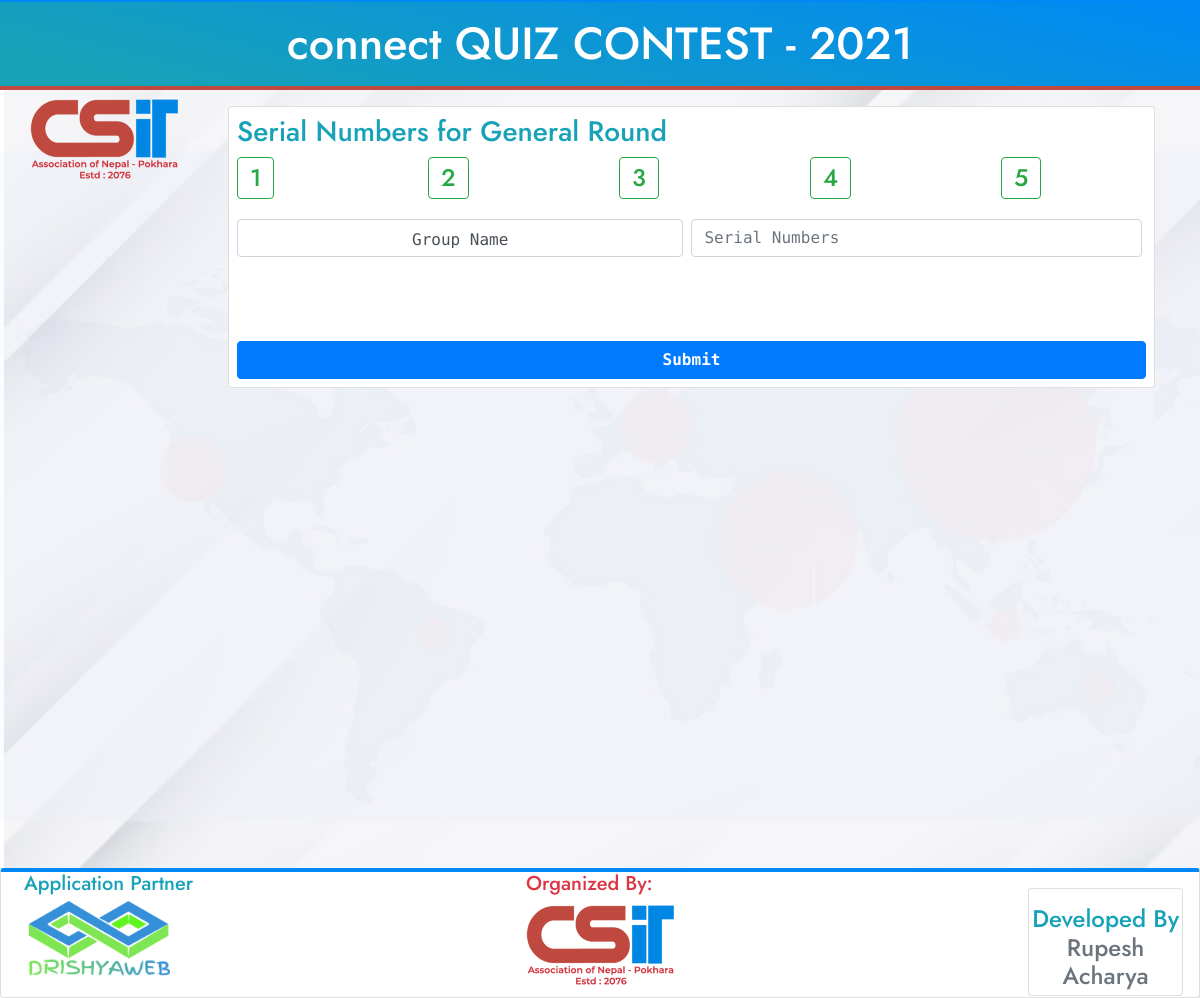
The page /start-game/8 on the database its author committed.
### Main/models.py (models this page shows, shortened)
class Round(models.Model):
    name = models.CharField(max_length=100)
    time = models.IntegerField(default=1)

class Question(models.Model):
    question_text = models.TextField()
    sn = models.IntegerField()
    pub_date = models.DateTimeField('date published')
    round = models.ForeignKey(Round, on_delete=models.CASCADE)
    category = models.ForeignKey(Category, on_delete=models.CASCADE, blank=True, null=True)
    image = models.ImageField(upload_to='questions', height_field=None, width_field=None, max_length=None, blank=True)
    music = models.FileField(upload_to='music_files/', blank=True)
    score = models.IntegerField(default=0)
    is_active = models.BooleanField(default=True)

### Main/views.py (the view)
# urls.py: path('start-game/<int:round_id>', views.start_game, name="StartGame"),
def start_game(request, round_id):
    round = Round.objects.get(id=round_id)
    questions = Question.objects.filter(round=round).filter(is_active=True)
    users = User.objects.all()
    context = {
        'round' : round,
        'questions' : questions,
        'users' : users,
    }
    return render(request, 'Main/start_game.html', context)

### Main/templates/Main/start_game.html (shortened to what this page needs)
{% load static %}
<!DOCTYPE html>
<html lang="en">
<head>
	<link rel="stylesheet" href="{% static 'assets/css/bootstrap.min.css' %}">
	<link rel="stylesheet" href="{% static 'assets/css/owl.carousel.css' %}">
	<link rel="stylesheet" href="{% static 'assets/css/animate.min.css' %}">
	<link rel="stylesheet" href="{% static 'assets/css/fontawesome-all.css' %}">
	<link rel="stylesheet" href="{% static 'assets/css/style.css' %}">
  	<body style="font-family: 'Roboto Mono', monospace; ">
		<div class="quiz-top-area">
			<h1 class="text-center">connect QUIZ CONTEST - 2021</h1>
		</div>
		<a href="/" > <img style="margin-left:30px;"class=" float-left mt-0 mr-5" src="{% static 'img/csitan.png' %}" alt="CSITAN Pokhara" width="150px"height="100px"> </a>
		<div class="container">
			<div class="mb-5">
				<div style="margin-bottom:480px;" class="card mt-3 ">
                      <h3 class="text-info m-2" > Serial Numbers for {{round.name}} </h3>
                    <div class="row">
                          {% for q in questions %}
                          <div class="col mb-1">
                          {% if q.is_active == True %}
                          <button class="btn btn-outline-success ml-2 mb-2 " ><h4> {{q.sn}} </h4></button>
                            {% else %}
                        <button class="btn btn-outline-danger ml-2" ><h4> {{q.sn}} </h4></button>
                        {% endif %}
                          </div>
                          {% endfor %}
                    </div>
					<div class="form-check form-check-inline">
						<select name="user_id"  class="form-control m-2 p-2 text-center select2bs4" id="users">
							<option value="">Group Name</option>
						</select>
            <br>
            <input type="number" class="form-control" id="sn" placeholder="Serial Numbers">
					</div>
                    <br><br><br>
                    <button class="btn btn-primary m-2" id="submit"><b> Submit</b></button>
				</div>
			</div>
		</div>
		    <footer style=" height:130px;" class="footer card">
      <div class="">
        <div class="row ml-2">
          <div class="col-md-5 ">
            <h5 class="text-info ">Application Partner</h5>
            <img class="" src="{% static 'img/drishya.png' %}" alt="Drishya Web" width="150px"height="100px">
          </div>
          <div class="col-md-5">
            <h5 class="text-danger">Organized By:</h5>
            <img class="" src="{% static 'img/csitan.png' %}" alt="CSITAN Pokhara" width="150px"height="100px">
          </div>
          <div class="col-md-2">
            <div class="card mt-3 pb-1 mr-3">
            <h4 class="text-info mt-3 text-center">
              Developed By <br>
              <span class="text-secondary">Rupesh Acharya</span>
            </h4>
           </div>
          </div>
        </div>
      </div>
    </footer>
     	</body>
	</html>

### static/assets/css/style.css (style rules this page uses)
body { margin: 0; padding: 0; overflow-x: hidden; font-size: 15px; font-weight: 400; line-height: 1.5; background: #f9f9f9; color: #2f3146; font-family: "Jost", sans-serif; -moz-osx-font-smoothing: antialiased; -webkit-font-smoothing: antialiased; background-size: cover; background-image: url(../img/qbg.jpg); }
a { color: inherit; text-decoration: none; transition: 0.3s all ease-in-out; }
img { max-width: 100%; height: auto; }
button { cursor: pointer; }
.form-control:focus, button:visited, button.active, button:hover, button:focus, input:visited, input.active, input:hover, input:focus, textarea:hover, textarea:focus, a:hover, a:focus, a:visited, a.active, select, select:hover, select:focus, select:visited { outline: none; box-shadow: none; text-decoration: none; color: inherit; }
.form-control { box-shadow: none; }
.footer { border-top: 4px solid #0088F6; }
h1, h2, h3, h4, h5, h6 { margin: 0; font-family: "Jost", sans-serif; }
.quiz-top-area { padding: 15px 0px; background-image: linear-gradient(14deg, #17a2b8 10%, #0088F6 100%); border-bottom: 4px solid #C0493F; border-top: 2px solid #0088F6; }
.quiz-top-area h1 { color: #fff; font-size: 45px; }

### Main/templates/Main/start_game.html (style rules this page uses)
select { border:none; -webkit-appearance: none; -moz-appearance: none; appearance: none; -ms-appearance: none; }

### rows shown on the page
Round: name "General Round"
Question: sn "1"
Question: sn "2"
Question: sn "3"
Question: sn "4"
Question: sn "5"
